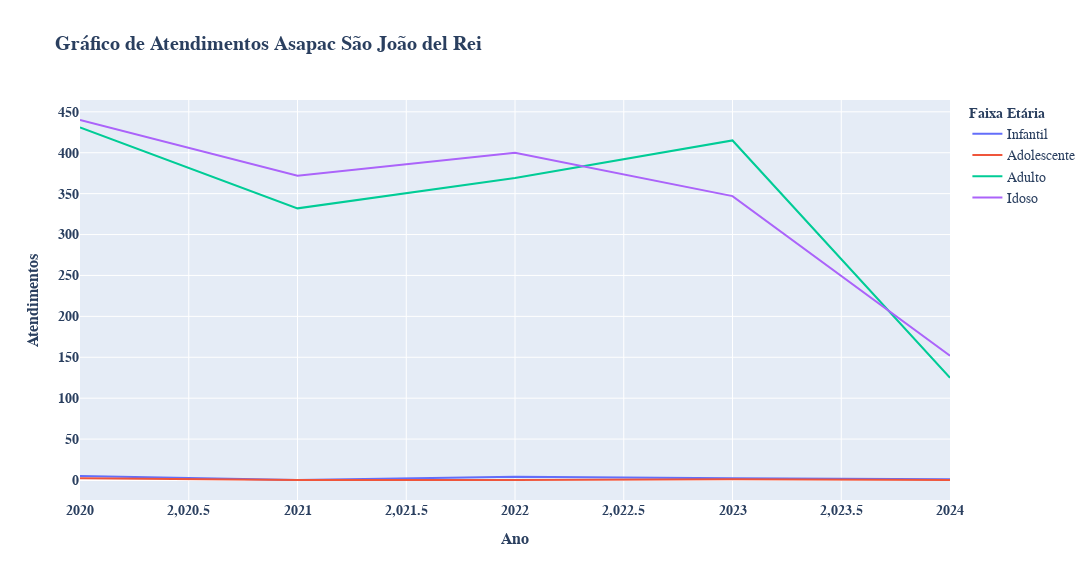

The code cell stored with this chart in its notebook:
### Code cell
import pandas as pd
import plotly.express as px

pcd = pd.read_csv('PLANILHA_COLETA_DE_DADOS.csv')

# Carrega o arquivo CSV
pcd = pd.read_csv('PLANILHA_COLETA_DE_DADOS.csv')

# Agrupa as colunas por 'Faixa_Etaria'
pcd_melted = pcd.melt(id_vars='Ano', value_vars=['Infantil', 'Adolescente', 'Adulto', 'Idoso'],
                    var_name='Faixa_Etaria', value_name='Valor')

# Cria o gráfico de Linhas 
fig = px.line(
    pcd_melted,
    x='Ano',                     # Eixo x
    y='Valor',                   # Eixo y
    color='Faixa_Etaria',        # Diferencia as barras por cor
    title='Distribuição por Faixa Etária ao Longo dos Anos',
    labels={'Ano': 'Ano', 'Valor': 'Número de Pessoas', 'Faixa_Etaria': 'Faixa Etária'}
)

# Gera o Grafico por Grupo
fig.update_layout(
    barmode='group',
    height=580, # Aumenta a altura do gráfico
    width=1100  # Ajusta a largura do gráfico             
)

# Personaliza os Textos
fig.update_layout(
    title={
        'text': 'Gráfico de Atendimentos Asapac São João del Rei',
        'font': {
            'size': 22,
            'family': 'Arial',
            'weight': 'bold',
          }
    },
    
    xaxis_title={
        'text': 'Ano',
        'font': {
            'size': 16,
            'family': 'Arial',
            'weight': 'bold'
        }
    },
    yaxis_title={
        'text': 'Atendimentos',
        'font': {
            'size': 16,
            'family': 'Arial',
            'weight': 'bold'
        }
    },
    legend_title={
        'text': 'Faixa Etária',
        'font': {
            'size': 14,
            'family': 'Arial',
            'weight': 'bold',
        }
    },
    legend=dict(
        font=dict(
            size=14,
            family='Arial',
        )
    ),
    xaxis=dict(
        tickfont=dict(
            size=14,
            family='Arial',
            weight='bold'
        )
    ),
    yaxis=dict(
        tickfont=dict(
            size=14,
            family='Arial',
            weight='bold'
        )
    ),
    title_font_family='Arial',
    title_font_size=20,
)

fig.show()

### Figure 1 — Plotly figure (JSON) as saved in the notebook; plotly's stock layout.template omitted (floating-point values rounded to 4 significant figures)
{"data": [{"hovertemplate": "Faixa Etária=Infantil<br>Ano=%{x}<br>Número de Pessoas=%{y}<extra></extra>", "legendgroup": "Infantil", "line": {"color": "#636efa", "dash": "solid"}, "marker": {"symbol": "circle"}, "mode": "lines", "name": "Infantil", "orientation": "v", "showlegend": true, "type": "scatter", "x": [2020, 2021, 2022, 2023, 2024], "xaxis": "x", "y": [5, 0, 4, 2, 1], "yaxis": "y"}, {"hovertemplate": "Faixa Etária=Adolescente<br>Ano=%{x}<br>Número de Pessoas=%{y}<extra></extra>", "legendgroup": "Adolescente", "line": {"color": "#EF553B", "dash": "solid"}, "marker": {"symbol": "circle"}, "mode": "lines", "name": "Adolescente", "orientation": "v", "showlegend": true, "type": "scatter", "x": [2020, 2021, 2022, 2023, 2024], "xaxis": "x", "y": [2, 0, 0, 1, 0], "yaxis": "y"}, {"hovertemplate": "Faixa Etária=Adulto<br>Ano=%{x}<br>Número de Pessoas=%{y}<extra></extra>", "legendgroup": "Adulto", "line": {"color": "#00cc96", "dash": "solid"}, "marker": {"symbol": "circle"}, "mode": "lines", "name": "Adulto", "orientation": "v", "showlegend": true, "type": "scatter", "x": [2020, 2021, 2022, 2023, 2024], "xaxis": "x", "y": [431, 332, 369, 415, 125], "yaxis": "y"}, {"hovertemplate": "Faixa Etária=Idoso<br>Ano=%{x}<br>Número de Pessoas=%{y}<extra></extra>", "legendgroup": "Idoso", "line": {"color": "#ab63fa", "dash": "solid"}, "marker": {"symbol": "circle"}, "mode": "lines", "name": "Idoso", "orientation": "v", "showlegend": true, "type": "scatter", "x": [2020, 2021, 2022, 2023, 2024], "xaxis": "x", "y": [440, 372, 400, 347, 152], "yaxis": "y"}], "layout": {"barmode": "group", "height": 580, "legend": {"font": {"family": "Arial", "size": 14}, "title": {"font": {"family": "Arial", "size": 14, "weight": "bold"}, "text": "Faixa Etária"}, "tracegroupgap": 0}, "title": {"font": {"family": "Arial", "size": 20, "weight": "bold"}, "text": "Gráfico de Atendimentos Asapac São João del Rei"}, "width": 1100, "xaxis": {"anchor": "y", "autorange": true, "domain": [0, 1], "range": [2020, 2024], "tickfont": {"family": "Arial", "size": 14, "weight": "bold"}, "title": {"font": {"family": "Arial", "size": 16, "weight": "bold"}, "text": "Ano"}, "type": "linear"}, "yaxis": {"anchor": "x", "autorange": true, "domain": [0, 1], "range": [-24.44, 464.4], "tickfont": {"family": "Arial", "size": 14, "weight": "bold"}, "title": {"font": {"family": "Arial", "size": 16, "weight": "bold"}, "text": "Atendimentos"}, "type": "linear"}}}
